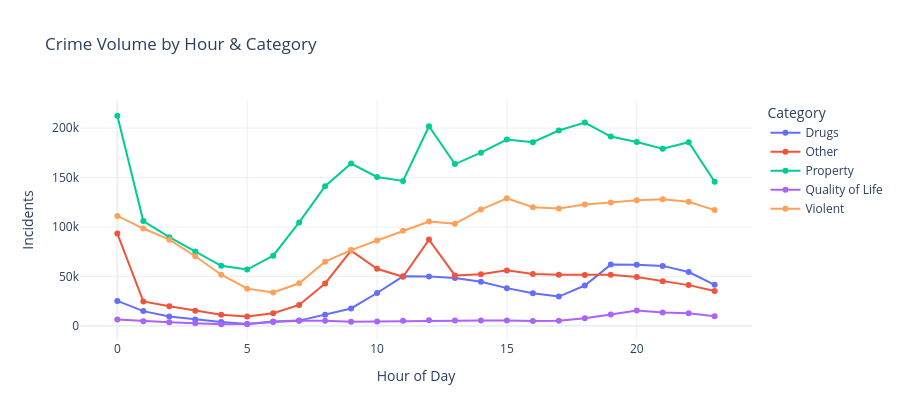

Write notebook code for a chart like this one.
### Code cell
# Hour-of-day distribution by crime super-category
try:
    hour_cat = df_temporal.groupby(["hour","crime_category"]).size().reset_index(name="count")

    fig = px.line(hour_cat, x="hour", y="count", color="crime_category",
                  markers=True, title="Crime Volume by Hour & Category",
                  labels={"hour":"Hour of Day","count":"Incidents","crime_category":"Category"},
                  template="plotly_white")
    fig.update_layout(height=420, hovermode="x unified")
    fig.show()
except NameError:
    print("Run Phase 2 feature engineering first to get df_temporal")

### Figure 1 — Plotly figure (JSON) as saved in the notebook; plotly's stock layout.template omitted (floating-point values rounded to 4 significant figures)
{"data": [{"hovertemplate": "Category=Drugs<br>Hour of Day=%{x}<br>Incidents=%{y}<extra></extra>", "legendgroup": "Drugs", "line": {"color": "#636efa", "dash": "solid"}, "marker": {"symbol": "circle"}, "mode": "lines+markers", "name": "Drugs", "orientation": "v", "showlegend": true, "type": "scatter", "x": [0, 1, 2, 3, 4, 5, 6, 7, 8, 9, 10, 11, 12, 13, 14, 15, 16, 17, 18, 19, 20, 21, 22, 23], "xaxis": "x", "y": [25232, 14919, 9467, 6427, 3991, 1966, 4361, 5327, 11123, 17627, 33246, 50086, 49902, 48480, 44656, 38174, 33003, 29651, 40804, 61941, 61774, 60657, 54497, 41528], "yaxis": "y"}, {"hovertemplate": "Category=Other<br>Hour of Day=%{x}<br>Incidents=%{y}<extra></extra>", "legendgroup": "Other", "line": {"color": "#EF553B", "dash": "solid"}, "marker": {"symbol": "circle"}, "mode": "lines+markers", "name": "Other", "orientation": "v", "showlegend": true, "type": "scatter", "x": [0, 1, 2, 3, 4, 5, 6, 7, 8, 9, 10, 11, 12, 13, 14, 15, 16, 17, 18, 19, 20, 21, 22, 23], "xaxis": "x", "y": [93345, 24668, 19752, 15203, 11142, 9403, 12697, 21174, 42916, 76130, 57746, 49592, 87237, 51026, 52255, 56118, 52346, 51665, 51531, 51717, 49506, 45070, 41228, 35314], "yaxis": "y"}, {"hovertemplate": "Category=Property<br>Hour of Day=%{x}<br>Incidents=%{y}<extra></extra>", "legendgroup": "Property", "line": {"color": "#00cc96", "dash": "solid"}, "marker": {"symbol": "circle"}, "mode": "lines+markers", "name": "Property", "orientation": "v", "showlegend": true, "type": "scatter", "x": [0, 1, 2, 3, 4, 5, 6, 7, 8, 9, 10, 11, 12, 13, 14, 15, 16, 17, 18, 19, 20, 21, 22, 23], "xaxis": "x", "y": [212492, 106040, 89715, 75166, 60712, 56959, 71005, 104632, 141318, 164218, 150564, 146609, 201824, 163640, 175112, 188460, 185673, 197600, 205592, 191465, 185902, 179075, 185684, 145721], "yaxis": "y"}, {"hovertemplate": "Category=Quality of Life<br>Hour of Day=%{x}<br>Incidents=%{y}<extra></extra>", "legendgroup": "Quality of Life", "line": {"color": "#ab63fa", "dash": "solid"}, "marker": {"symbol": "circle"}, "mode": "lines+markers", "name": "Quality of Life", "orientation": "v", "showlegend": true, "type": "scatter", "x": [0, 1, 2, 3, 4, 5, 6, 7, 8, 9, 10, 11, 12, 13, 14, 15, 16, 17, 18, 19, 20, 21, 22, 23], "xaxis": "x", "y": [6373, 4720, 3770, 2597, 1642, 1928, 3976, 5072, 5122, 4245, 4507, 5210, 5729, 5555, 5513, 5547, 4944, 5285, 7812, 11565, 15611, 13629, 12691, 9763], "yaxis": "y"}, {"hovertemplate": "Category=Violent<br>Hour of Day=%{x}<br>Incidents=%{y}<extra></extra>", "legendgroup": "Violent", "line": {"color": "#FFA15A", "dash": "solid"}, "marker": {"symbol": "circle"}, "mode": "lines+markers", "name": "Violent", "orientation": "v", "showlegend": true, "type": "scatter", "x": [0, 1, 2, 3, 4, 5, 6, 7, 8, 9, 10, 11, 12, 13, 14, 15, 16, 17, 18, 19, 20, 21, 22, 23], "xaxis": "x", "y": [111161, 98438, 87145, 70452, 51732, 37638, 33687, 43106, 64895, 76647, 86334, 96181, 105456, 103345, 117592, 129092, 120062, 118754, 122802, 124685, 127011, 127986, 125497, 117086], "yaxis": "y"}], "layout": {"height": 420, "hovermode": "x unified", "legend": {"title": {"text": "Category"}, "tracegroupgap": 0}, "title": {"text": "Crime Volume by Hour & Category"}, "xaxis": {"anchor": "y", "domain": [0, 1], "title": {"text": "Hour of Day"}}, "yaxis": {"anchor": "x", "domain": [0, 1], "title": {"text": "Incidents"}}}}
